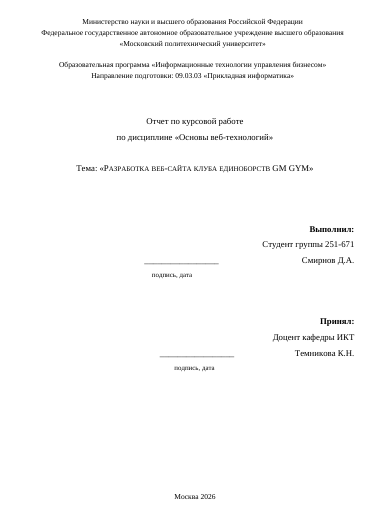
#> input picture _assets_src/report_src/report/build/pg/p-01.png, 373 x 527 px; its folder holds 4 pictures in this run
$ python sheet.py
#> lines starting #> are read from the running program, lines starting #| are printed output that depends on the picture
import subprocess,glob,os,sys
from PIL import Image
b='/home/claude/v2/report/build'
subprocess.run('rm -rf %s/pg; mkdir %s/pg; pdftoppm -r 45 -png "%s/Отчёт_курсовая_GM_GYM_v2.pdf" %s/pg/p'%(b,b,b,b),shell=True,check=True)
#> (this line was passed over: subprocess is not available in this run)
fs=sorted(glob.glob(b+'/pg/p-*.png'))
ims=[Image.open(f) for f in fs]
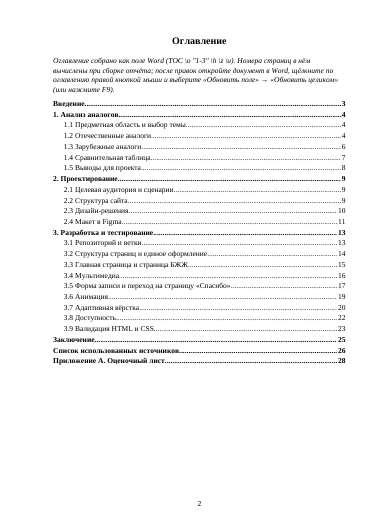
#> input picture _assets_src/report_src/report/build/pg/p-02.png, 373 x 527 px
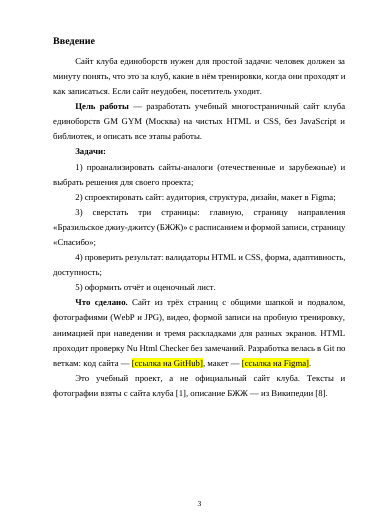
#> input picture _assets_src/report_src/report/build/pg/p-03.png, 373 x 527 px
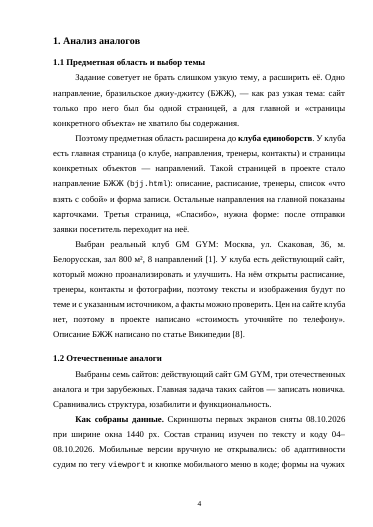
#> input picture _assets_src/report_src/report/build/pg/p-04.png, 373 x 527 px
#> ims = 4 items
w,h=ims[0].size
#> w = 373; h = 527
cols=9
rows=(len(ims)+cols-1)//cols
#> rows = 1
sheet=Image.new('RGB',(cols*w,rows*h),'white')
#> sheet: PIL image 3357x527 RGB; every value is 255
for i,im in enumerate(ims): sheet.paste(im,((i%cols)*w,(i//cols)*h))
#> this loop made 4 passes
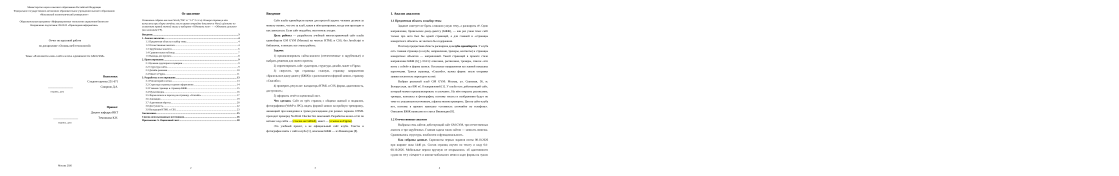
#> sheet: PIL image 3357x527 RGB (shown at 1/3 size); mean R, G, B 251.2, 251.2, 251
sheet.save(b+'/sheet.png');print(len(ims),sheet.size)
#| 4 (3357, 527)
